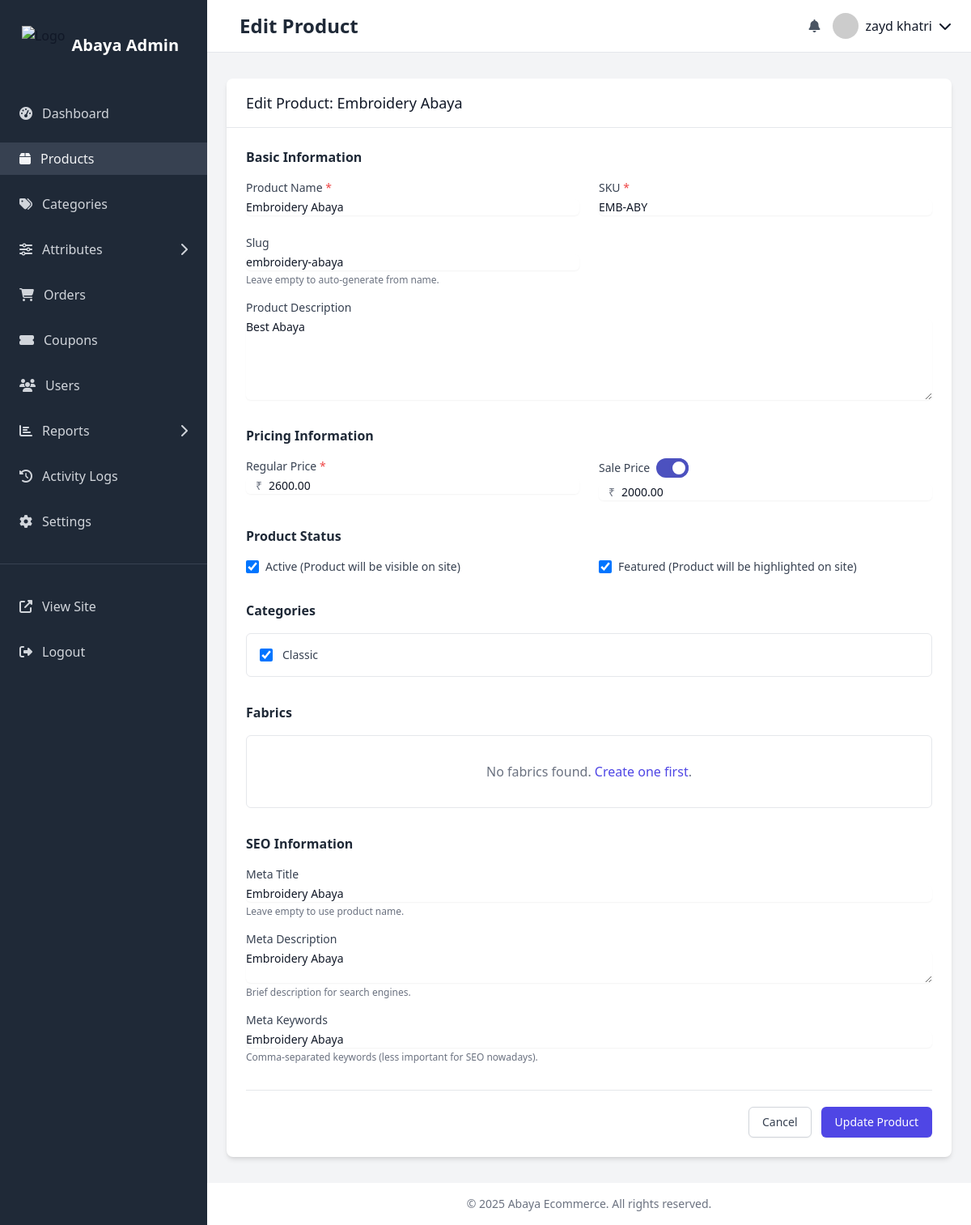
Before: /dashboard/products/78f7b300-3252-49f0-827e-0c027c8ff12c/edit/ (signed in) with the older database file.
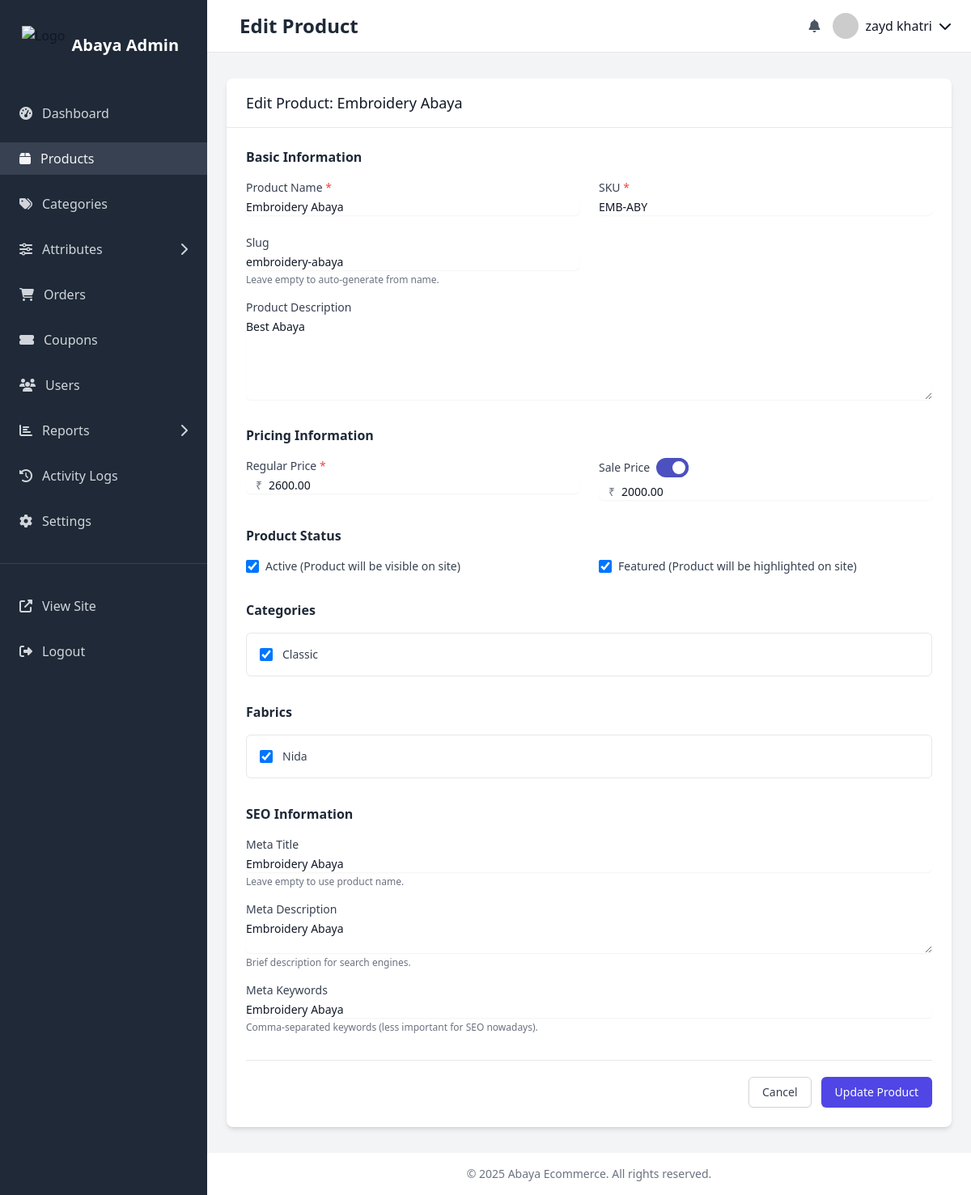
After: the same page with the newer database file.
### products/models.py (models this page shows, shortened)
class Category(models.Model):
    id = models.UUIDField(primary_key=True, default=uuid.uuid4, editable=False)
    name = models.CharField(max_length=100)
    slug = models.SlugField(max_length=100, unique=True)
    description = models.TextField(blank=True, null=True)
    parent = models.ForeignKey('self', on_delete=models.SET_NULL, blank=True, null=True, related_name='children')
    is_active = models.BooleanField(default=True)
    image = models.ImageField(upload_to='categories/', blank=True, null=True)
    meta_title = models.CharField(max_length=255, blank=True, null=True)
    meta_description = models.TextField(blank=True, null=True)
    meta_keywords = models.CharField(max_length=255, blank=True, null=True)
    created_at = models.DateTimeField(auto_now_add=True)
    updated_at = models.DateTimeField(auto_now=True)
    class Meta:
        verbose_name = 'Category'
        verbose_name_plural = 'Categories'
        ordering = ['name']

class Fabric(models.Model):
    id = models.UUIDField(primary_key=True, default=uuid.uuid4, editable=False)
    name = models.CharField(max_length=100)  # Cotton, Silk, Chiffon, etc.
    description = models.TextField(blank=True, null=True)
    is_active = models.BooleanField(default=True)
    created_at = models.DateTimeField(auto_now_add=True)
    updated_at = models.DateTimeField(auto_now=True)
    class Meta:
        ordering = ['name']
        verbose_name = 'Fabric'
        verbose_name_plural = 'Fabrics'

### dashboard/views/product_views.py (the view)
# urls.py: path('products/<uuid:uuid>/edit/', views.product_edit, name='product_edit'),
@staff_member_required
def product_edit(request, uuid):
    product = get_object_or_404(Product, id=uuid)
    if request.method == 'POST':
        form = ProductForm(request.POST, instance=product)
        if form.is_valid():
            try:
                with transaction.atomic():
                    product = form.save()
                    ProductCategory.objects.filter(product=product).delete()
                    for category in form.cleaned_data['categories']:
                        ProductCategory.objects.create(product=product, category=category)
                    current_fabrics = set(ProductFabric.objects.filter(product=product).values_list('fabric_id', flat=True))
                    new_fabrics = set(fabric.id for fabric in form.cleaned_data['fabrics'])
                    fabrics_to_remove = current_fabrics - new_fabrics
                    ProductFabric.objects.filter(product=product, fabric_id__in=fabrics_to_remove).delete()
                    fabrics_to_add = new_fabrics - current_fabrics
                    for fabric_id in fabrics_to_add:
                        fabric = next(f for f in form.cleaned_data['fabrics'] if f.id == fabric_id)
                        is_default = not ProductFabric.objects.filter(product=product, is_default=True).exists()
                        ProductFabric.objects.create(product=product, fabric=fabric, is_default=is_default)
                    log_admin_activity(
                        request.user,
                        'UPDATE',
                        'Product',
                        product.id,
                        f"Updated product '{product.name}'",
                        request
                    )
                    messages.success(request, f"Product '{product.name}' has been updated successfully.")
                    return redirect('dashboard:product_detail', uuid=product.id)
            except Exception as e:
                messages.error(request, f"Error updating product: {str(e)}")
    else:
        initial_data = {
            'categories': product.categories.all(),
            'fabrics': product.fabrics.all(),
        }
        form = ProductForm(instance=product, initial=initial_data)
    return render(request, 'dashboard/products/form.html', {
        'form': form,
        'product': product,
        'title': f"Edit Product: {product.name}",
    })

### carts/context_processors.py (called while the page is built, shortened)
def cart(request):
    cart_count = 0
    cart_total = 0
    wishlist_count = 0
    if request.user.is_authenticated:
        try:
            cart = Cart.objects.get(user=request.user)
            cart_count = cart.get_item_count()
            cart_total = cart.get_total_price()
        except Cart.DoesNotExist:
            cart = None
        try:
            wishlist = Wishlist.objects.get(user=request.user)
            wishlist_count = wishlist.get_item_count()
        except Wishlist.DoesNotExist:
            wishlist = None
    return {
        'cart_count': cart_count,
        'cart_total': cart_total,
        'wishlist_count': wishlist_count,
    }

### carts/models.py (called while the page is built)
    def get_total_price(self):
        return sum(item.get_total_price() for item in self.items.all())

    def get_item_count(self):
        return sum(item.quantity for item in self.items.all())

    def get_total_price(self):
        return self.product.get_active_price() * self.quantity

    def get_item_count(self):
        return self.items.count()

### dashboard/utils.py (called while the page is built)
def is_staff_or_admin(user):
    return user.is_authenticated and (user.is_staff or user.role == 'ADMIN')

### templates/dashboard/products/form.html (shortened to what the changed rows need)
{% extends 'dashboard/base.html' %}
{% load static %}
{% block page_title %}{% if product %}Edit Product{% else %}Add New Product{% endif %}{% endblock %}
{% block content %}
<div class="bg-white rounded-lg shadow-md overflow-hidden">
    <div class="px-6 py-4 border-b border-gray-200">
        <h2 class="text-lg font-medium text-gray-900">{% if product %}Edit Product: {{ product.name }}{% else %}Add New Product{% endif %}</h2>
    </div>
    <div class="p-6">
        <form method="post" enctype="multipart/form-data" x-data="{ hasSalePrice: {% if form.sale_price.value %}true{% else %}false{% endif %} }">
            <div class="mb-8">
                <div class="grid grid-cols-1 md:grid-cols-3 gap-4 border border-gray-200 rounded-md p-4 max-h-64 overflow-y-auto">
                    {% for category in form.categories.field.queryset %}
                    <div class="flex items-start">
                        <div class="flex items-center h-5">
                            <input type="checkbox" name="{{ form.categories.name }}" id="category_{{ category.id }}" value="{{ category.id }}"
                                   {% if category.id|stringformat:"s" in form.categories.value|stringformat:"s" %}checked{% endif %}
                                   class="h-4 w-4 text-indigo-600 focus:ring-indigo-500 border-gray-300 rounded">
                        </div>
                        <div class="ml-3 text-sm">
                            <label for="category_{{ category.id }}" class="text-gray-700">{{ category.name }}</label>
                        </div>
                    </div>
                    {% empty %}
                    <div class="col-span-3 text-center py-4 text-gray-500">
                        No categories found. <a href="{% url 'dashboard:category_create' %}" class="text-indigo-600 hover:text-indigo-900">Create one first</a>.
                    </div>
                    {% endfor %}
                </div>
            </div>
            <div class="mb-8">
                <div class="grid grid-cols-1 md:grid-cols-3 gap-4 border border-gray-200 rounded-md p-4 max-h-64 overflow-y-auto">
                    {% for fabric in form.fabrics.field.queryset %}
                    <div class="flex items-start">
                        <div class="flex items-center h-5">
                            <input type="checkbox" name="{{ form.fabrics.name }}" id="fabric_{{ fabric.id }}" value="{{ fabric.id }}"
                                   {% if fabric.id|stringformat:"s" in form.fabrics.value|stringformat:"s" %}checked{% endif %}
                                   class="h-4 w-4 text-indigo-600 focus:ring-indigo-500 border-gray-300 rounded">
                        </div>
                        <div class="ml-3 text-sm">
                            <label for="fabric_{{ fabric.id }}" class="text-gray-700">{{ fabric.name }}</label>
                        </div>
                    </div>
                    {% empty %}
                    <div class="col-span-3 text-center py-4 text-gray-500">
                        No fabrics found. <a href="{% url 'dashboard:fabric_create' %}" class="text-indigo-600 hover:text-indigo-900">Create one first</a>.
                    </div>
                    {% endfor %}
                </div>
            </div>
        </form>
    </div>
</div>
{% endblock %}

Changed rows visible on the page:
added Fabric: fabrics "☑", name "Nida"
Other visible differences:
text no longer shown: "No fabrics found. Create one first ."
